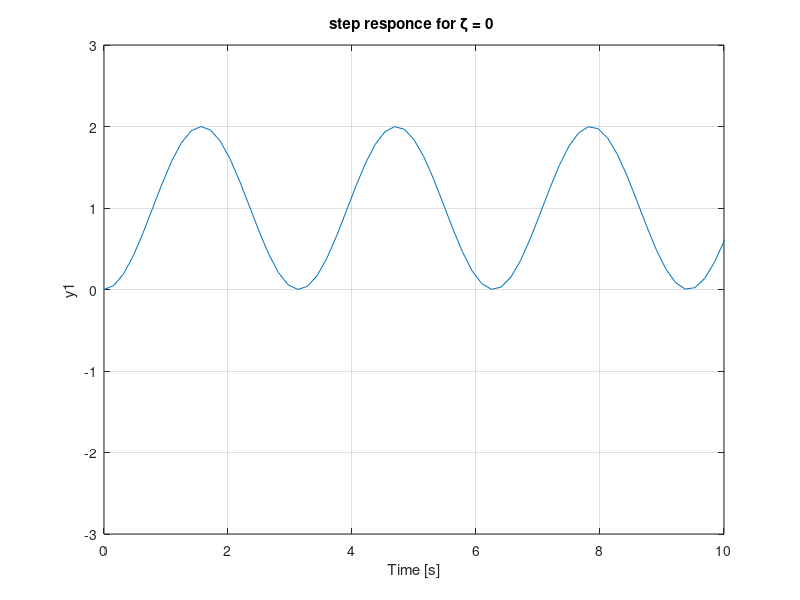
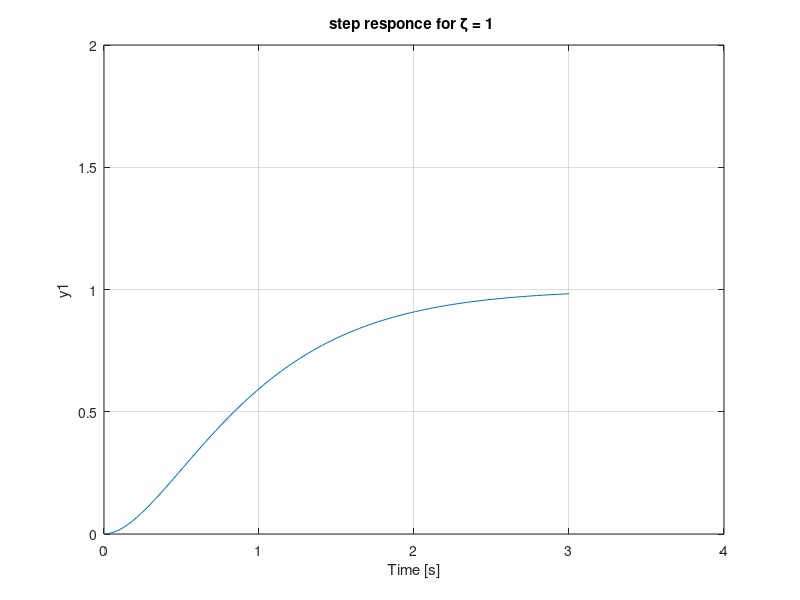
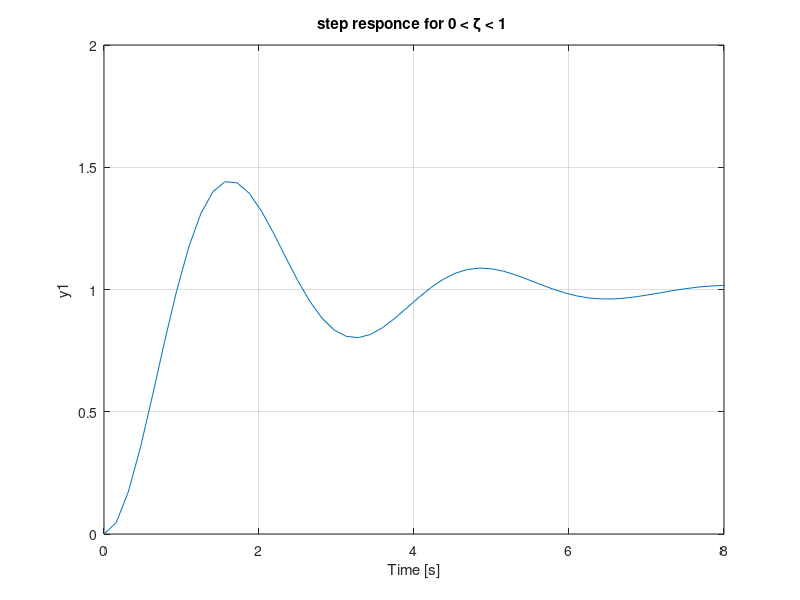
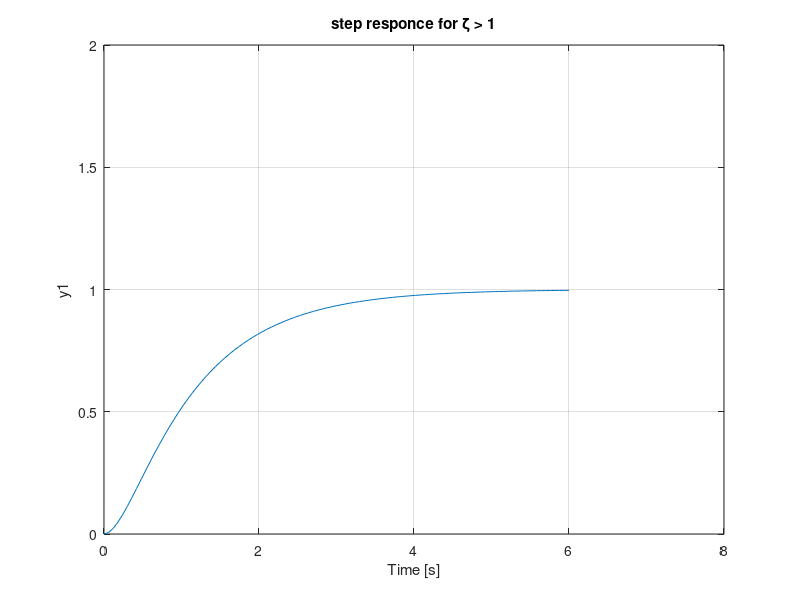

Source code (MATLAB) for these figures, in order:
clear all;
clc

pkg load control
%first case with ζ = 0
num=[4];
den=[1 0 4];
sys1=tf(num,den);
%figure(1)
step(sys1)
xlim([0 10]);
ylim([-3 3]);
grid on
title("step responce for ζ = 0 ")

%first case with ζ = 1
num=[4];
den=[1 4 4];
sys2=tf(num,den);
figure(2)
step(sys2)
xlim([0 4]);
ylim([0 2]);
grid on
title("step responce for ζ = 1 ")

%first case with 0 < ζ < 1
num=[4];
den=[1 1 4];
sys3=tf(num,den);
figure(3)
step(sys3)
xlim([0 8]);
ylim([0 2]);
grid on
title("step responce for 0 < ζ < 1 ")

%first case with ζ > 1
num=[4];
den=[1 5 4];
sys4=tf(num,den);
figure(4)
step(sys4)
xlim([0 8]);
ylim([0 2]);
grid on
title("step responce for ζ > 1")

figure(5)
step(sys1)
hold on
step(sys2)
step(sys3)
step(sys4)
xlim([0 10]);
ylim([0 3]);
grid on
legend("ζ = 0","ζ = 1","0 < ζ < 1","ζ > 1")
